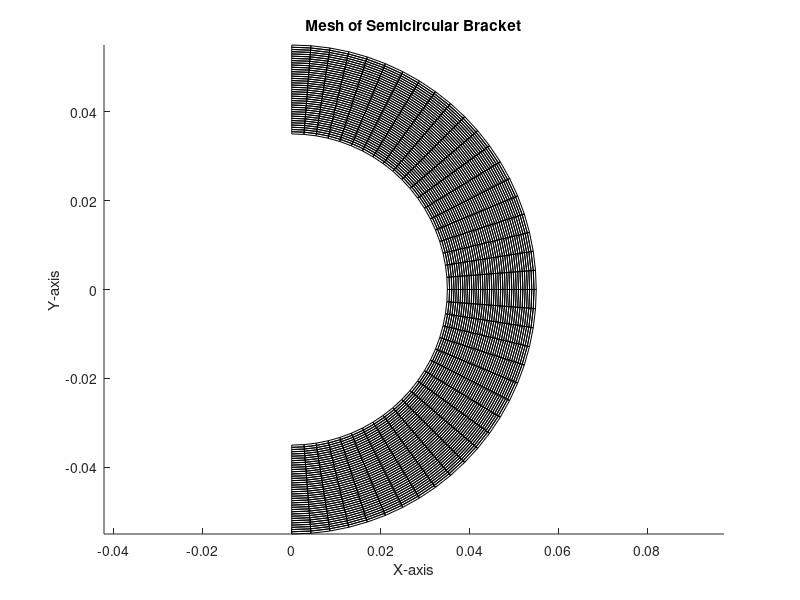

Reproduce this figure in MATLAB. (Note: this script raises an error after producing the figure.)
% -------------------------------------------------------------------------

% Matlab code for Project 2 - Meshing

% -------------------------------------------------------------------------

% Parameter of the given Semi-Circular Bracket.

radius_inner = 35E-3; 
radius_outer = 55E-3; 
beam_width = 20E-3; 
n_theta = 40;                    % Circumferential Number of Elements
n_radial = 40;                   % Radial Number of Elements

% Generate coordinates for nodes

theta = linspace(-pi/2, pi/2, n_theta + 1);                 % Angle range from -pi/2 to pi/2
r = flip(linspace(radius_inner, radius_outer, n_radial + 1));     % Radial values from inner to outer radius

% Create nodes 

nodes = zeros((n_theta + 1) * (n_radial + 1), 2);
n = 1;
for i = 1:(n_radial + 1)
    for j = 1:(n_theta + 1)
        nodes(n, 1) = r(i) * cos(theta(j));        % Convert polar to cartesian co-ordinates
        nodes(n, 2) = r(i) * sin(theta(j));
        n = n + 1;
    end
end

% The position of each node in the mesh to draw isoparametric elements

elements = zeros(n_theta * n_radial, 5);
element_index = 1;
for i = 1:n_radial                                  
    for j = 1:n_theta
        node1 = (i - 1) * (n_theta+1) + j;            
        node2 = node1 + 1;                              % Value 1 added to elements since splitting an element 
        node3 = node1 + n_theta + 2;                    % by n_radial will create n_radial + 1 nodes.
        node4 = node1 + n_theta + 1;
        elements(element_index, :) = [node1, node2, node3, node4, node1];       % Store contour numbers element by element column wise.
        element_index = element_index + 1;
    end
end

% -------------------------------------------------------------------------

% Matlab code for Plotting the Mesh

% -------------------------------------------------------------------------

figure(1);
hold on;
for i = 1:size(elements, 1)
    n = elements(i, :);
    x = nodes(n, 1);
    y = nodes(n, 2);
    plot(x, y, 'k'); % Plotting edges of each element
end
xlabel('X-axis');
ylabel('Y-axis');
title('Mesh of Semicircular Bracket');
axis equal;
hold off;


% -------------------------------------------------------------------------

% Matlab code for Calculating the Stiffness Matrices.

% -------------------------------------------------------------------------

% Matlab Code for defining the global stiffness matrices

n_fixed = 2*(n_radial+1);                                   % Number of fixed nodes calculation

n_global = 2*( (n_radial+1)*(n_theta+1));                   % Total Number of degrees of freedom

Kglobal = spalloc(n_global, n_global, n_global);            % Global matrix memory allocation

% For loop to calculate each stiffness matrix value
syms xsi eta;

for i = 1:size(elements, 1)
    n = elements(i, :);
    x = nodes(n, 1);
    y = nodes(n, 2);
    
    % Initialising the xsi and eta matrices
    
    xsip = [-1/sqrt(3) , -1/sqrt(3) , 1/sqrt(3) , 1/sqrt(3)];
    etap = [-1/sqrt(3) , 1/sqrt(3) , -1/sqrt(3) , 1/sqrt(3)];
    
    % Material Properties of the bracket.
    
    E = 200e9; 
    nu = 0.3; 
    
    % D matrix from equation for plane stress condition
    
    D = [1 nu 0; nu 1 0; 0 0 ((1-nu)/2)];
    D = (E/(1-nu^2))*D;
    
    % Nf matrix initialised from lecture equations
    
    Nf = cell(4);
    
    Nf{1} = (1/4)*(1 - xsi)*(1 - eta);
    Nf{2} = (1/4)*(1 + xsi)*(1 - eta);
    Nf{3} = (1/4)*(1 + xsi)*(1 + eta);
    Nf{4} = (1/4)*(1 - xsi)*(1 + eta);
    
    % Iteration to initialise Nf4Q matrix - 
    % differentiated wrt xsi, eta &
    % substituted for each co-ordinate in the graph
            
    Ke = zeros(8, 8);
    
    for i = 1:4
        Nfx = zeros(4);
        Nfy = zeros(4);
        
        for ck = 1:4
            Nfx(ck) = subs(diff(Nf{ck}, xsi), eta, etap(i));
            Nfy(ck) = subs(diff(Nf{ck}, eta), xsi, xsip(i));
        end
        
        Nfq = double([Nfx(1) Nfx(2) Nfx(3) Nfx(4); Nfy(1) Nfy(2) Nfy(3) Nfy(4)]);
    
        xy = [x(1) y(1); x(2) y(2); x(3) y(3); x(4) y(4)];
    
        J = Nfq*xy;
    
        Jinv = inv(J);
    
        % H star matrix from the lecture slides.
        Hs = Jinv*Nfq;
        
        H = [Hs(1, 1) 0 Hs(1, 2) 0 Hs(1, 3) 0 Hs(1, 4) 0; 0 Hs(2, 1) 0 Hs(2, 2) 0 Hs(2, 3) 0 Hs(2, 4); Hs(2, 1) Hs(1, 1) Hs(2, 2) Hs(1, 2) Hs(2, 3) Hs(1, 3) Hs(2, 4) Hs(1, 4);];
        
        detJ = det(J);
    
        Ke = Ke + detJ*H'*D*H;
    end
    
    % Matrix to store the Degree of Freedom values for corresponding nodal positions that the stiffness matrix is calculated for.
    edof = [(2*n(1)-1), 2*n(1), (2*n(2)-1), 2*n(2), (2*n(3)-1), 2*n(3), (2*n(4)-1), 2*n(4)];            
    
    % Global Matrix calculation
    Kglobal(edof, edof) = Kglobal(edof, edof) + Ke;

end

% Code block to display the stiffness matrix

% Declare all the degree of freedom
dof_all = 1:1:n_global;

dof_fixed = zeros(1, 2*n_fixed);
% Fixed nodes and corresponding degrees of freedom
in = 1;
jn = 1;
while in <= 2*n_fixed
    dof_fixed(in) = (jn - 1) * 2 * (n_theta+1) + 1;
    dof_fixed(in+1) = dof_fixed(in) + 1;
    dof_fixed(in+2) = jn * 2 * (n_theta+1) - 1;
    dof_fixed(in+3) = dof_fixed(in+2) + 1;
    jn = jn + 1;
    in = in+4;
end

% Calculate nodes with degrees of freedom
free_dof = setdiff(dof_all, dof_fixed);

disp('Stiffness matrix for the given linear semi-circular beam is: \n');
disp(full(Kglobal(free_dof, free_dof)));


% -------------------------------------------------------------------------

% Matlab code for Calculating the Stiffness Matrices.

% -------------------------------------------------------------------------

% Given thickness of the semi-circular structure.
thickness = 2e-3;

% Code to find the node that the given force is acting on
f_node = (n_radial - 1)*(n_theta + 1) + (n_theta/2);

ld = length(dof_fixed);

% Force vector initialisation
le = length(free_dof);
force = zeros(1, le+ld);

% Given Applied load at center of semi-circular structure.
applied_load = -4e3; % in Newtons

force(1, f_node*2) = applied_load;

% Code block to calculate the displacement vector.
d = spalloc(1, le, 1);

d(free_dof) = (1/thickness).*((Kglobal(free_dof, free_dof)\(force(free_dof)')));

% -------------------------------------------------------------------------

% Matlab code for Post-Processing the displacement vector points.

% -------------------------------------------------------------------------

% Resolving the displacements into x and y components

% Create nodes 

newnodes = zeros((n_theta + 1) * (n_radial + 1), 2);
n = 1;                                  % Counter for incrementing the nodal position variable

for i = 1:(n_radial + 1)
    for j = 1:(n_theta + 1)
        newnodes(n, 1) = r(i) * cos(theta(j));        % Convert polar to cartesian co-ordinates
        newnodes(n, 2) = r(i) * sin(theta(j));
        n = n + 1;
    end
end

mult = 1;                             % Magnifying displacements to make sure they are visbible in the plot.
[row_indices, col_indices] = find(d);       % Row and Column Indices of displacement vector
ncf = length(col_indices);

for i = 1:ncf
    c = col_indices(i);
    if rem(c, 2) == 1                       % If c is odd
        cx =(c+1)/2;
        newnodes(cx, 1) = newnodes(cx, 1) + d(1, c)*mult;
    elseif rem(c, 2)== 0                    % If c is even
        cy = c/2;
        newnodes(cy, 2) = newnodes(cy, 2) + d(1, c)*mult;
    end
end

% The position of each node in the mesh to draw isoparametric elements

newelements = zeros(n_theta * n_radial, 5);
newelement_index = 1;
for i = 1:n_radial                                  
    for j = 1:n_theta
        node1 = (i - 1) * (n_theta+1) + j;            
        node2 = node1 + 1;                              % Value 1 added to elements since splitting an element 
        node3 = node1 + n_theta + 2;                    % by n_radial will create n_radial + 1 nodes.
        node4 = node1 + n_theta + 1;
        newelements(newelement_index, :) = [node1, node2, node3, node4, node1];       % Store contour numbers element by element column wise.
        newelement_index = newelement_index + 1;
    end
end

% -------------------------------------------------------------------------

% Matlab code for Plotting the Mesh with deformed shape

% -------------------------------------------------------------------------

figure(2);
hold on;
for i = 1:size(elements, 1)
    n = elements(i, :);
    x = nodes(n, 1);
    y = nodes(n, 2);
    plot(x, y, 'k'); % Plotting edges of each element
end

for i = 1:size(newelements, 1)
    n = newelements(i, :);
    x = newnodes(n, 1);
    y = newnodes(n, 2);
    plot(x, y, 'r'); % Plotting edges of each element
end
xlabel('X-axis');
ylabel('Y-axis');
title('Mesh of Semicircular Bracket with displacements');
axis equal;
hold off;


% -------------------------------------------------------------------------

% Matlab code for finding H - Matrix at the center of each node, and
% subsequently get the Strain matrix = H*d

% -------------------------------------------------------------------------

dnew = zeros(1, n_global);
dnew(row_indices, col_indices) = d(row_indices, col_indices);

strain11g = zeros(1, size(elements, 1));
strain22g = zeros(1, size(elements, 1));
strain12g = zeros(1, size(elements, 1));
stress11g = zeros(1, size(elements, 1));
stress22g = zeros(1, size(elements, 1));
stress12g = zeros(1, size(elements, 1));
xnew = zeros(1, size(elements, 1));
ynew = zeros(1, size(elements, 1));

for i = 1:size(elements, 1)
    
    % Material Properties of the bracket.
    
    E = 200e9; 
    nu = 0.3; 
    
    % D matrix from equation for plane stress condition
    
    D = [1 nu 0; nu 1 0; 0 0 ((1-nu)/2)];
    D = (E/(1-nu^2))*D;

    n = elements(i, :);
    x = nodes(n, 1);
    y = nodes(n, 2);
    
    % Initialising the xsi and eta values to zero, to find the
    % corresponding values at center of isoparametric element.
    
    xsip = 0;
    etap = 0;
    
  
    % Iteration to initialise Nf4Q matrix - 
    % differentiated wrt xsi, eta &
    % substituted for each co-ordinate in the graph
    
    Nfq = 0.25.*[-1 1 1 -1; -1 -1 1 1];

    xy = [x(1) y(1); x(2) y(2); x(3) y(3); x(4) y(4)];

    J = Nfq*xy;
    
    Jinv = inv(J);

    % H star matrix from the lecture slides.
    Hs = Jinv*Nfq;
        
    H = [Hs(1, 1) 0 Hs(1, 2) 0 Hs(1, 3) 0 Hs(1, 4) 0; 0 Hs(2, 1) 0 Hs(2, 2) 0 Hs(2, 3) 0 Hs(2, 4); Hs(2, 1) Hs(1, 1) Hs(2, 2) Hs(1, 2) Hs(2, 3) Hs(1, 3) Hs(2, 4) Hs(1, 4);];
    
    dindex = zeros(1, 8);
    j = 1;
    for k = 1:4
        dindex(j) = n(k)*2 - 1;
        dindex(j+1) = n(k)*2;
        j = j+2;
    end
    
    dvalues = dnew(1, dindex);

    strain = H*dvalues'; 
    stress = D*strain;
    
    strain11g(i) = strain(1);
    strain22g(i) = strain(2);
    strain12g(i) = strain(3);

    stress11g(i) = strain(1);
    stress22g(i) = strain(2);
    stress12g(i) = strain(3);

    xnew(i) = (x(1) + x(2) + x(3) + x(4)) / 4;
    ynew(i) = (y(1) + y(2) + y(3) + y(4)) / 4;

end


% ------------------------------------------------------------------------

% Plot - Contours for strains with respect to position.

% -------------------------------------------------------------------------

% Define angles for the circles
theta_outer = linspace(-pi/2, pi/2, 100);
theta_inner = linspace(-pi/2, pi/2, 100);

% Outer circle parameters
outer_radius = 0.055;
x_outer = outer_radius * cos(theta_outer);
y_outer = outer_radius * sin(theta_outer);

% Inner circle parameters
inner_radius = 0.035;
x_inner = inner_radius * cos(theta_inner);
y_inner = inner_radius * sin(theta_inner);

x_overall = [x_outer, flip(x_inner), x_outer(1)];
y_overall = [y_outer, flip(y_inner), y_outer(1)];

% Interpolating onto a regular grid
x_regular = linspace(min(xnew), max(xnew), 100); % Regular X grid
y_regular = linspace(min(ynew), max(ynew), 100); % Regular Y grid
[X_regular, Y_regular] = meshgrid(x_regular, y_regular);

% Create a mask for contour within the polygon
in_polygon = inpolygon(X_regular, Y_regular, x_overall, y_overall);

% ------------------------------------------------------------------------

% Plot contours for strain component 11

% ------------------------------------------------------------------------

% Interpolating Z values onto the regular grid
Z_regular = griddata(xnew, ynew, strain11g, X_regular, Y_regular);

% Plot - Contours for strains with respect to position.
figure(3);

% Plot the outer circle
plot(x_overall, y_overall, 'k', 'LineWidth', 2);

% Create a mask for contour outside the polygon
outside_polygon = ~inpolygon(X_regular, Y_regular, x_overall, y_overall);

% Set values outside the polygon to NaN in the Z matrix
Z_regular(outside_polygon) = NaN;

% Plot the masked contourf
clabel(contourf(X_regular, Y_regular, Z_regular));

% Set axis equal to maintain circular proportions
axis equal;

hold on; 

xlabel('x');
ylabel('y');
title('Strain Contour component 11 for deformed element');

% ------------------------------------------------------------------------

% Plot contours for strain component 22

% ------------------------------------------------------------------------

% Interpolating Z values onto the regular grid
Z_regular = griddata(xnew, ynew, strain22g, X_regular, Y_regular);

% Plot - Contours for strains with respect to position.
figure(4);

% Plot the outer circle
plot(x_overall, y_overall, 'k', 'LineWidth', 2);

% Create a mask for contour outside the polygon
outside_polygon = ~inpolygon(X_regular, Y_regular, x_overall, y_overall);

% Set values outside the polygon to NaN in the Z matrix
Z_regular(outside_polygon) = NaN;

% Plot the masked contourf
clabel(contourf(X_regular, Y_regular, Z_regular));

% Set axis equal to maintain circular proportions
axis equal;

hold on; 

xlabel('x');
ylabel('y');
title('Strain Contour component 22 for deformed element');


% ------------------------------------------------------------------------

% Plot contours for strain component 12

% ------------------------------------------------------------------------

% Interpolating Z values onto the regular grid
Z_regular = griddata(xnew, ynew, strain12g, X_regular, Y_regular);

% Plot - Contours for strains with respect to position.
figure(5);

% Plot the outer circle
plot(x_overall, y_overall, 'k', 'LineWidth', 2);

% Create a mask for contour outside the polygon
outside_polygon = ~inpolygon(X_regular, Y_regular, x_overall, y_overall);

% Set values outside the polygon to NaN in the Z matrix
Z_regular(outside_polygon) = NaN;

% Plot the masked contourf
clabel(contourf(X_regular, Y_regular, Z_regular));

% Set axis equal to maintain circular proportions
axis equal;

hold on; 

xlabel('x');
ylabel('y');
title('Strain Contour component 12 for deformed element');








% ---------------------------------------------------------------------

% Plot for stresses in a similar fashion

% ---------------------------------------------------------------------


% ------------------------------------------------------------------------

% Plot contours for stress component 11

% ------------------------------------------------------------------------

% Interpolating Z values onto the regular grid
Z_regular = griddata(xnew, ynew, stress11g, X_regular, Y_regular);

% Plot - Contours for strains with respect to position.
figure(6);

% Plot the outer circle
plot(x_overall, y_overall, 'k', 'LineWidth', 2);

% Create a mask for contour outside the polygon
outside_polygon = ~inpolygon(X_regular, Y_regular, x_overall, y_overall);

% Set values outside the polygon to NaN in the Z matrix
Z_regular(outside_polygon) = NaN;

% Plot the masked contourf
clabel(contourf(X_regular, Y_regular, Z_regular));

% Set axis equal to maintain circular proportions
axis equal;

hold on; 

xlabel('x');
ylabel('y');
title('Stress Contour component 11 for deformed element');

% ------------------------------------------------------------------------

% Plot contours for stress component 22

% ------------------------------------------------------------------------

% Interpolating Z values onto the regular grid
Z_regular = griddata(xnew, ynew, stress22g, X_regular, Y_regular);

% Plot - Contours for strains with respect to position.
figure(7);

% Plot the outer circle
plot(x_overall, y_overall, 'k', 'LineWidth', 2);

% Create a mask for contour outside the polygon
outside_polygon = ~inpolygon(X_regular, Y_regular, x_overall, y_overall);

% Set values outside the polygon to NaN in the Z matrix
Z_regular(outside_polygon) = NaN;

% Plot the masked contourf
clabel(contourf(X_regular, Y_regular, Z_regular));

% Set axis equal to maintain circular proportions
axis equal;

hold on; 

xlabel('x');
ylabel('y');
title('Stress Contour component 22 for deformed element');


% ------------------------------------------------------------------------

% Plot contours for strain component 12

% ------------------------------------------------------------------------

% Interpolating Z values onto the regular grid
Z_regular = griddata(xnew, ynew, stress12g, X_regular, Y_regular);

% Plot - Contours for strains with respect to position.
figure(8);

% Plot the outer circle
plot(x_overall, y_overall, 'k', 'LineWidth', 2);

% Create a mask for contour outside the polygon
outside_polygon = ~inpolygon(X_regular, Y_regular, x_overall, y_overall);

% Set values outside the polygon to NaN in the Z matrix
Z_regular(outside_polygon) = NaN;

% Plot the masked contourf
clabel(contourf(X_regular, Y_regular, Z_regular));

% Set axis equal to maintain circular proportions
axis equal;

hold on; 

xlabel('x');
ylabel('y');
title('Stress Contour component 12 for deformed element');


